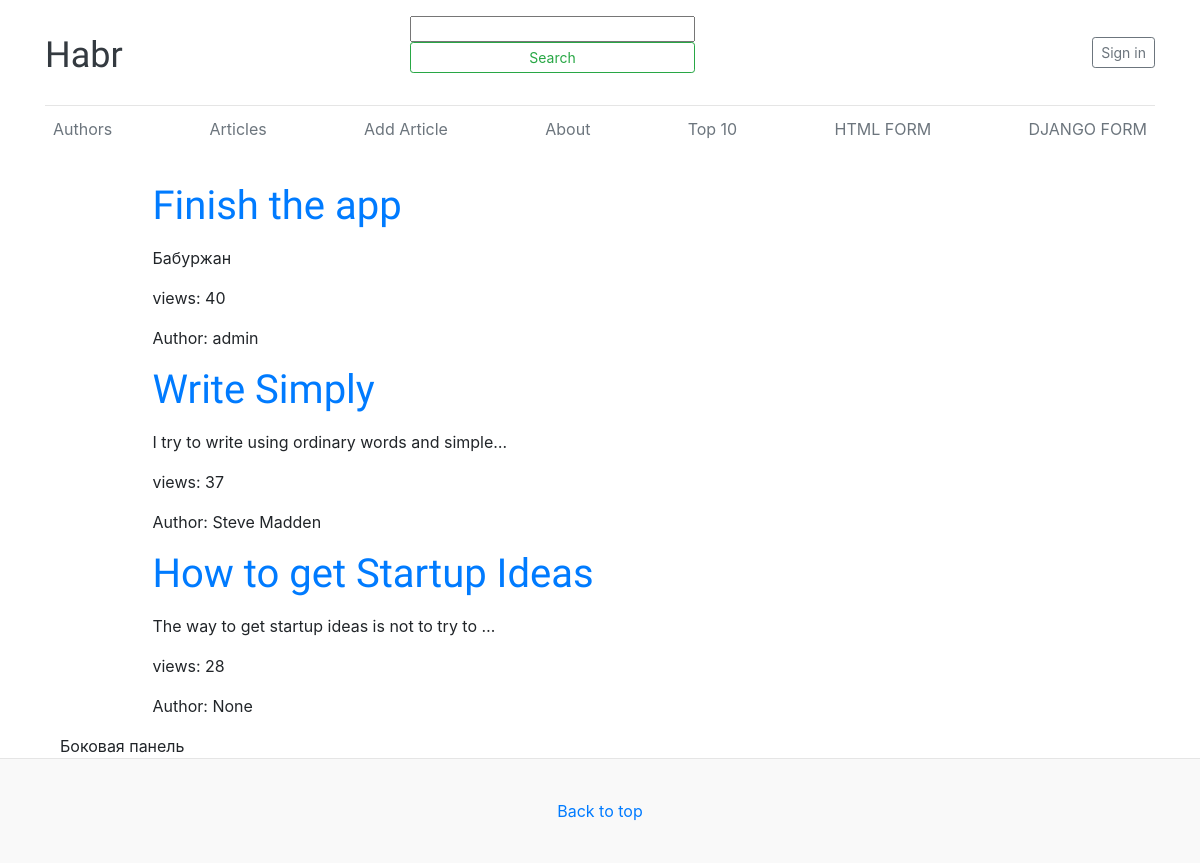
The app's page /top/, older data.
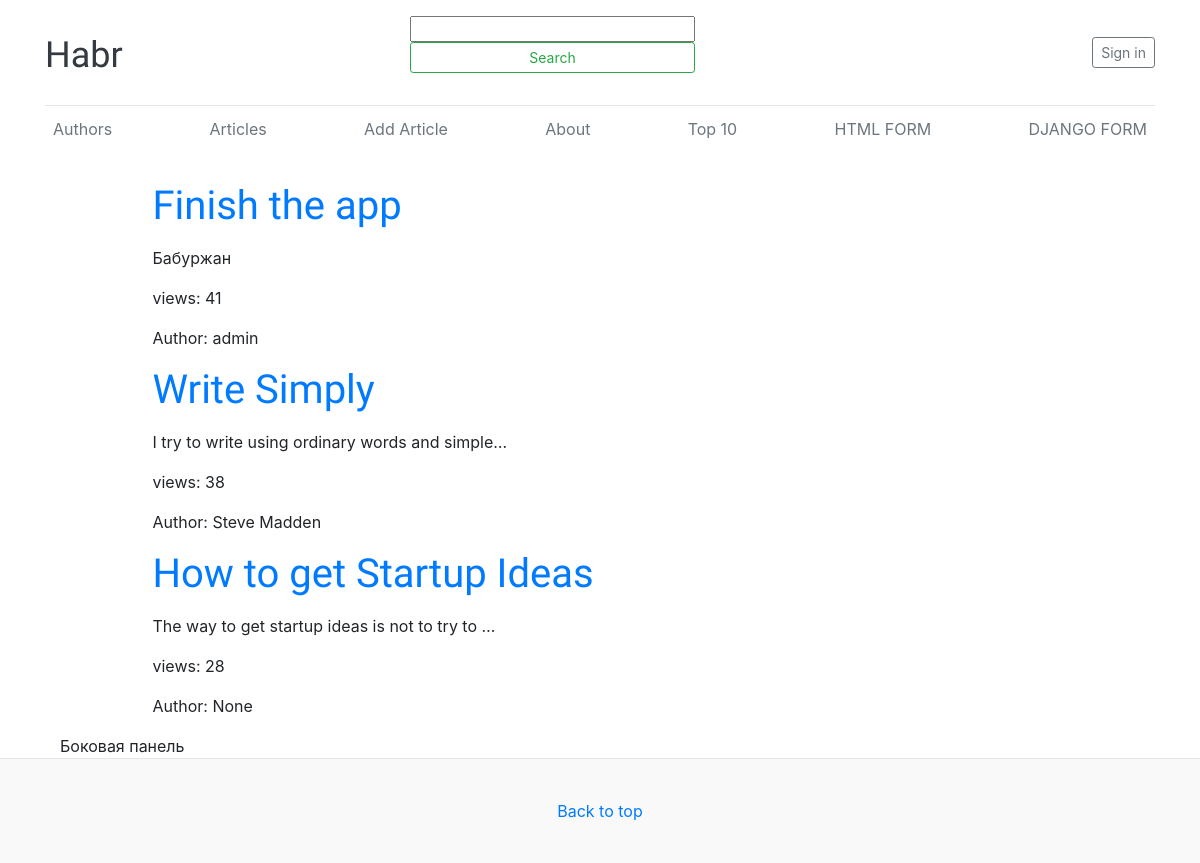
The same page, newer data.
### core/models.py (models this page shows, shortened)
class Article(models.Model):
    title = models.CharField(max_length = 255)
    text = models.TextField()
    author = models.ForeignKey(
        to = "Author",
        on_delete = models.SET_NULL,
        null = True, blank = True,
        related_name = "article",
        verbose_name = "Автор"
    )
    readers = models.ManyToManyField(
        to = User,
        related_name = "read_articles",
        blank = True,
    )
    views = models.IntegerField(
        default=0,
        verbose_name="views"
    )
    created_at = models.DateTimeField(
        auto_now_add=True,
        null=True,
    )
    updated_at = models.DateTimeField(auto_now=True)
    is_active = models.BooleanField(default=True)
    picture = models.ImageField(upload_to="articles_image", null=True, blank=True, verbose_name="Picture name")

class Author(models.Model):
    user = models.OneToOneField(
        to = User,
        related_name = "author",
        verbose_name = "Пользователь",
        null = False,
        blank = False,
        on_delete = models.CASCADE
    )
    nickname = models.CharField(max_length = 55)
    photo = models.ImageField(upload_to="photo", null=True, blank=True, verbose_name="Photo name")
    class Meta:
        verbose_name = "Автор"
        verbose_name_plural = "Авторы"
    def __str__(self):
        return self.nickname

### core/views.py (the view)
# urls.py: path("top/", top, name="top" )
def top(request):
    articles = Article.objects.order_by("-views")[:3]
    return render(request, "top.html", {"articles":articles})

### core/templates/top.html
{% extends 'base.html' %}
{% block content %}
{% for article in articles %}
    <h1><a href="{% url 'article' article.id %}">{{ article.title }}</a></h1>
    <p>{{ article.text|linebreaks|truncatechars:50 }}</p>
    <p>views: {{ article.views }}</p>
    <p>Author: {{ article.author }}</p>
{% endfor %}
{% endblock %}

### core/templates/base.html (shortened to what this page needs)
{% load static %}
<!DOCTYPE html>
<html lang="en">
<head>
    <link href="https://cdn.jsdelivr.net/npm/bootstrap@5.0.0-beta1/dist/css/bootstrap.min.css" rel="stylesheet">
    <link href="/docs/5.0/dist/css/bootstrap.min.css" rel="stylesheet">
    <link rel="stylesheet" href="{% static 'blog.css' %}">
</head>
<body>
  <div class="container">
          <header class="blog-header py-3">
            <div class="row flex-nowrap justify-content-between align-items-center">
              <div class="col-2 pt-1">
                <a class="blog-header-logo text-dark" href="#">Habr</a>
              </div>
              <div class="col-3 d-flex justify-content-end align-items-center">
                <form action="{% url 'search' %}">
                  <div class="form-group row">
                    <input  type="text" name="word">
                    <button class="btn btn-sm btn-outline-success">Search</button>
                  </div>
                </form>
              </div>
              <div class="col-3 d-flex justify-content-end align-items-center">
                {% if not request.user.is_authenticated %}
                <a class='btn btn-sm btn-outline-secondary' href="{% url 'sign-in' %}">Sign in</a>
                {% else %}
                <a class='btn btn-sm btn-outline-secondary' href="{% url 'sign-out' %}">Log out</a>
                {% endif %}
              </div>
            </div>
          </header>
          <div class="nav-scroller py-1 mb-2">
            <nav class="nav d-flex justify-content-between">
              <a class="p-2 link-secondary" href="{% url 'authors' %}">Authors</a>
              <a class="p-2 link-secondary" href="{% url 'articles' %}">Articles</a>
              <a class="p-2 link-secondary" href="{% url 'article-add' %}">Add Article</a>
              <a class="p-2 link-secondary" href="{% url 'about' %}">About</a>
              <a class="p-2 link-secondary" href="{% url 'top'%}">Top 10</a>
              <a class="p-2 link-secondary" href="{% url 'top'%}">HTML FORM</a>
              <a class="p-2 link-secondary" href="{% url 'article-form'%}">DJANGO FORM</a>
            </nav>
          </div>
        <div class='container'>
          <br>
          <div class="row">
              <div class="col-lg-1"></div>
              <div class="col-lg-9 col-md-10 col-sm-12">
                  {% block content %}
                  {% endblock %}
              </div>
              <div class="col-lg-3 col-md-2 col-sm-12">
                  {% block right_panel %}
                    Боковая панель
                  {% endblock %}
              </div>
          </div>
      </div>
  </div>
            <footer class="blog-footer">
              <p>
                <a href="#">Back to top</a>
              </p>
            </footer>
</body>
</html>

### core/static/blog.css (style rules this page uses)
.blog-header { line-height: 1; border-bottom: 1px solid #e5e5e5; }
.blog-header-logo { font-family: 'Lexend', sans-serif;; font-size: 2.25rem; }
h1, h2, h3, h4, h5, h6 { font-family: 'Lexend', sans-serif;; }
.nav-scroller { position: relative; z-index: 2; height: 2.75rem; overflow-y: hidden; }
.nav-scroller .nav { display: flex; flex-wrap: nowrap; padding-bottom: 1rem; margin-top: -1px; overflow-x: auto; text-align: center; white-space: nowrap; -webkit-overflow-scrolling: touch; }
.blog-footer { padding: 2.5rem 0; color: #727272; text-align: center; background-color: #f9f9f9; border-top: .05rem solid #e5e5e5; }
.blog-footer p:last-child { margin-bottom: 0; }

Row changes from the older to the newer data that the page shows:
changed Article "Finish the app": views "40" → "41"
changed Article "Write Simply": views "37" → "38"
